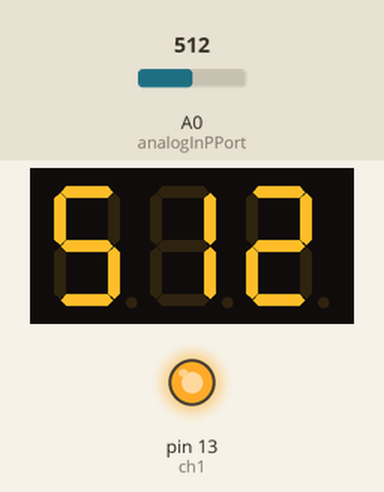
Simulated run of this sketch. Board: Arduino Uno, built with avr-gcc and run on an emulated ATmega328P. On the bench: 3-digit seven-segment display, output pins drawn as LEDs (lit = HIGH). Wiring (inferred from the names in the program): 3-digit 7-segment display, segments lit when HIGH: segments pin 3, pin 4, pin 5, pin 6, pin 7, pin 8, pin 9, pin 2; digit selects pin 11, pin 10, pin 12. Inputs (shaded band) come from the test bench; at power-on: A0 (analogInPPort) = 512. The segment pins are drawn as the display they are named for; pins used as bus, display or sensor lines are not drawn.

Above: at 1.2 s.
1.3 s: A0 (analogInPPort) set to 993
At 2.6 s:
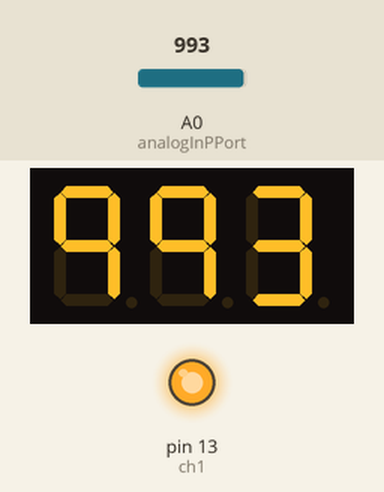
2.9 s: A0 (analogInPPort) set to 1013
At 4.4 s:
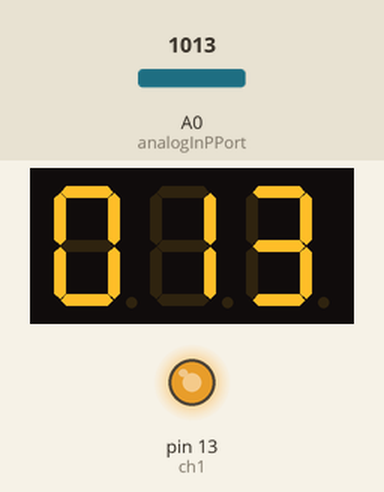
4.7 s: A0 (analogInPPort) set to 1023
At 5.7 s:
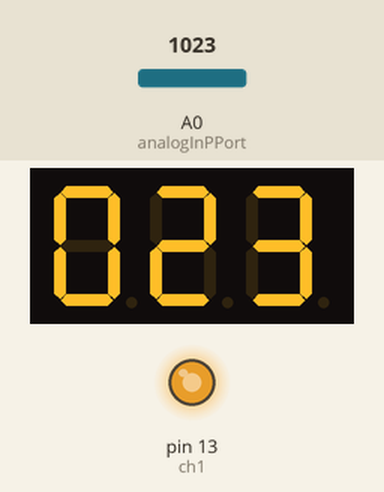
Timing chart, 0 to 7.7 s (numbered marks = the images above; inputs shaded):
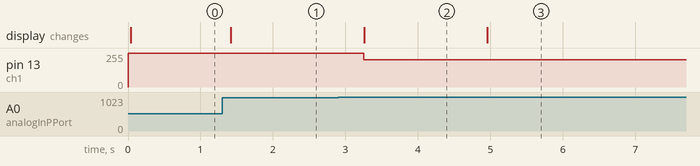

Measured:
- the behaviour switches between 1000 and 1001 on A0 (analogInPPort) (found by bisection; images 1 and 2)
- after the input at 1.3 s, the display: changes after 0.12 s (image 1)
- after the input at 2.9 s, pin 13 (ch1): 255/255 → 204/255 after 0.35 s; the display: changes after 0.36 s (image 2)
- after the input at 4.7 s, the display: changes after 0.26 s (image 3)

The sketch:

4Segment7Pot.ino
```cpp
unsigned int segA = 3;
unsigned int segB = 4;
unsigned int segC = 5;
unsigned int segD = 6;
unsigned int segE = 7;
unsigned int segF = 8;
unsigned int segG = 9;
unsigned int segDP = 2;

unsigned int ch1 = 13;
unsigned int ch4 = 12;
unsigned int ch2 = 11;
unsigned int ch3 = 10;

int analogInPPort = 0;

void setup() {
  int segments[] = {segA, segB, segC, segD, segE, segF, segG, segDP, ch1, ch2, ch3, ch4};
  for(int i = 0; i < 12; i++)
  {
     pinMode(segments[i],OUTPUT);
  }
  pinMode(analogInPPort,INPUT);
  digitalWrite(ch1, HIGH);
  digitalWrite(ch2, HIGH);
  digitalWrite(ch3, HIGH);
  digitalWrite(ch4, HIGH);
}

void WriteVal(int digit)
{
  switch(digit)
  {
    case 0:
      Display0();
      break;
    case 1:
      Display1();
      break;
    case 2:
      Display2();
      break;
    case 3:
      Display3();
      break;
    case 4:
      Display4();
      break;
    case 5:
      Display5();
      break;
    case 6:
      Display6();
      break;
    case 7:
      Display7();
      break;
    case 8:
      Display8();
      break;
    case 9:
      Display9();
      break;
     default:
       AllOff();
       break;
  }
}
void Display0()
{
     int segments[] = {segA, segB, segC, segD, segE, segF, segG};
     int state[] =    {HIGH, HIGH, HIGH, HIGH, HIGH, HIGH, LOW};
     for(int i = 0; i < 7; i++)
     {
        digitalWrite(segments[i], state[i]);
     }
}

void Display1()
{
     int segments[] = {segA, segB, segC, segD, segE, segF, segG};
     int state[] =    {LOW, HIGH, HIGH, LOW, LOW, LOW, LOW};
     for(int i = 0; i < 7; i++)
     {
        digitalWrite(segments[i], state[i]);
     }
}

void Display2()
{
     int segments[] = {segA, segB, segC, segD, segE, segF, segG};
     int state[] =    {HIGH, HIGH, LOW, HIGH, HIGH, LOW, HIGH};
     for(int i = 0; i < 7; i++)
     {
        digitalWrite(segments[i], state[i]);
     }
}

void Display3()
{
     int segments[] = {segA, segB, segC, segD, segE, segF, segG};
     int state[] =    {HIGH, HIGH, HIGH, HIGH, LOW, LOW, HIGH};
     for(int i = 0; i < 7; i++)
     {
        digitalWrite(segments[i], state[i]);
     }
}

void Display4()
{
     int segments[] = {segA, segB, segC, segD, segE, segF, segG};
     int state[] =    {LOW, HIGH, HIGH, LOW, LOW, HIGH, HIGH};
     for(int i = 0; i < 7; i++)
     {
        digitalWrite(segments[i], state[i]);
     }
}

void Display5()
{
     int segments[] = {segA, segB, segC, segD, segE, segF, segG};
     int state[] =    {HIGH, LOW, HIGH, HIGH, LOW, HIGH, HIGH};
     for(int i = 0; i < 7; i++)
     {
        digitalWrite(segments[i], state[i]);
     }
}

void Display6()
{
     int segments[] = {segA, segB, segC, segD, segE, segF, segG};
     int state[] =    {HIGH, LOW, HIGH, HIGH, HIGH, HIGH, HIGH};
     for(int i = 0; i < 7; i++)
     {
        digitalWrite(segments[i], state[i]);
     }
}

void Display7()
{
     int segments[] = {segA, segB, segC, segD, segE, segF, segG};
     int state[] =    {HIGH, HIGH, HIGH, LOW, LOW, LOW, LOW};
     for(int i = 0; i < 7; i++)
     {
        digitalWrite(segments[i], state[i]);
     }
}

void Display8()
{
     int segments[] = {segA, segB, segC, segD, segE, segF, segG};
     int state[] =    {HIGH, HIGH, HIGH, HIGH, HIGH, HIGH, HIGH};
     for(int i = 0; i < 7; i++)
     {
        digitalWrite(segments[i], state[i]);
     }
}

void Display9()
{
     int segments[] = {segA, segB, segC, segD, segE, segF, segG};
     int state[] =    {HIGH, HIGH, HIGH, LOW, LOW, HIGH, HIGH};
     for(int i = 0; i < 7; i++)
     {
        digitalWrite(segments[i], state[i]);
     }
}

void AllOff()
{
     int segments[] = {segA, segB, segC, segD, segE, segF, segG};
      int state[] =    {LOW, LOW, LOW, LOW, LOW, LOW, LOW};
     for(int i = 0; i < 7; i++)
     {
        digitalWrite(segments[i], state[i]);
     }
}

int getdigit(int num, int n)
{
    int r = num / pow(10, n);
    r = r % 10;
    return r;
}

 //ch1, ch2, ch3, ch4
void DisplayNum(int num)
{
  bool bStart = false;
  bool bConditon = false;
   int sleepTime = 5;
   int digit[4] = {};
   bConditon = false;
   int state[4][4] = {HIGH, HIGH, HIGH, LOW,
                      HIGH, HIGH, LOW, HIGH,
                      HIGH, LOW, HIGH, HIGH,
                      LOW, HIGH, HIGH, HIGH};

   //this tries to make the update uniform when counting at rate
   for(int i = 3; i >= 0; i--)
   {
        digit[i] = getdigit(num,i);
        if(digit > 0 || sleepTime != 5)
        {
            sleepTime--;
        }
   }
   bConditon = digit[3] > 0;

   for(int i = 3; i >= 0; i--)
   {
    if(i != 3)
    {
      bConditon = bStart || (bStart == false && digit[i] > 0);
    }
    if(bConditon)
    {
      bStart = true;
      AllOff();
      digitalWrite(ch1, state[i][0]);
      digitalWrite(ch2, state[i][1]);
      digitalWrite(ch3, state[i][2]);
      digitalWrite(ch4, state[i][3]);
      WriteVal(digit[i]);
      delay(sleepTime);
    }
   }
}
int cnt = 0;
int readPot = 0;
void loop() {
      if(cnt%100==0)
      {
          readPot = analogRead(analogInPPort);
      }
      DisplayNum(readPot);
      cnt++;
}
```
